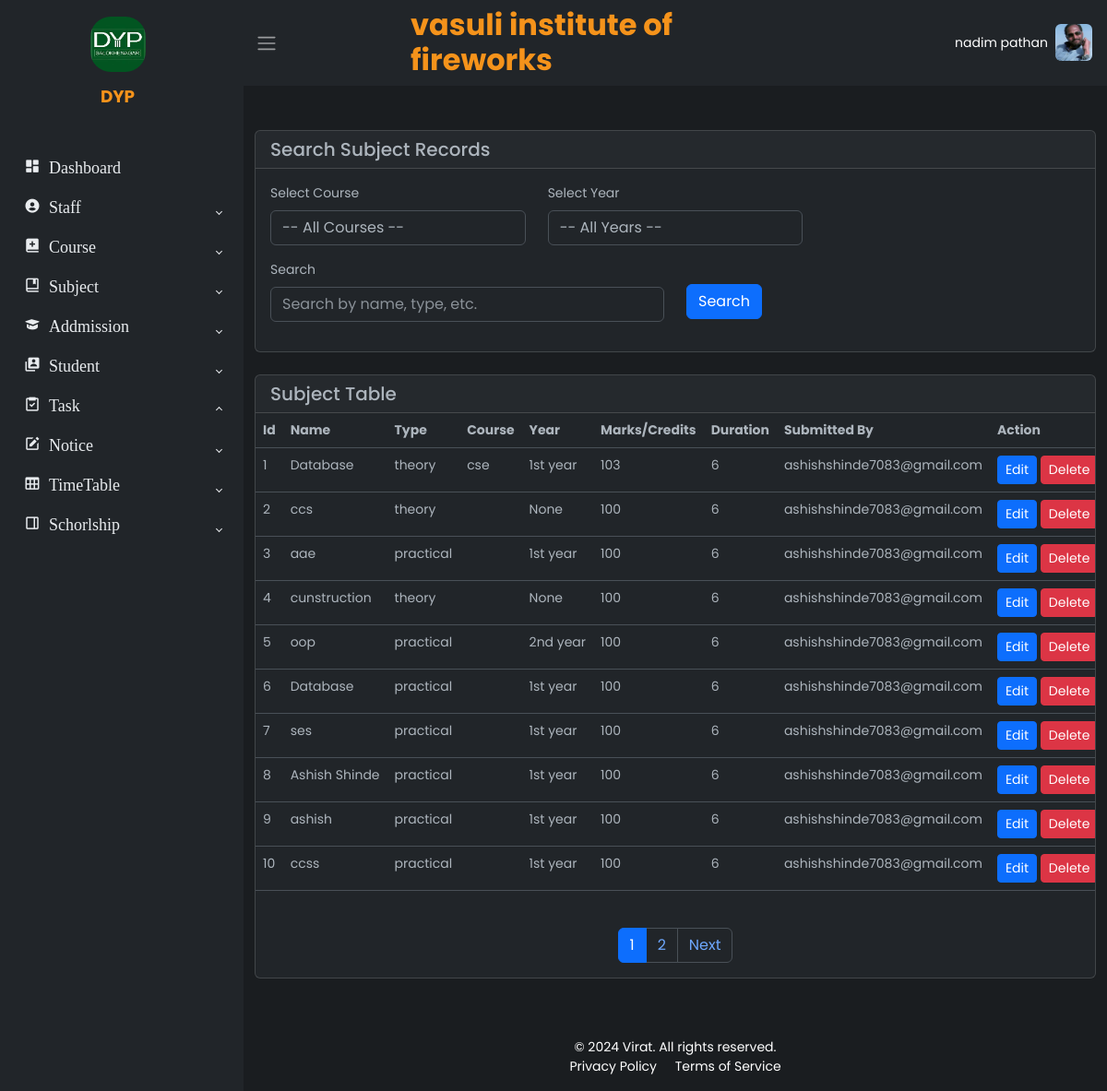
Page /subjects/ (signed in) on the committed database.
### apps/accounts/models.py (models this page shows, shortened)
class CustomUser(AbstractBaseUser, PermissionsMixin):
    Role_choices= (
        ('admin', 'Admin'),
        ('principal', 'Principal'),
        ('vice_principal', 'Vice_Principal'),
        ('hod', 'Hod'),
        ('teacher', 'Teacher'),
        ('accountant', 'Accountant'),
        ('clark', 'Clark'),
        ('examinetor', 'Examinetor'),
        ('librarian', 'Librarian'),
        ('lab_assistant', 'Lab_Assistant'),
        ('student', 'student'),
    )
    first_name = models.CharField(max_length=30)
    last_name = models.CharField(max_length=30)
    username = models.CharField(max_length=50, unique=True)
    mobile = models.TextField(max_length=10, unique=True)
    email = models.TextField(unique=True)
    address = models.TextField(max_length=100)
    role = models.CharField(max_length=30, choices=Role_choices)
    is_active = models.BooleanField(default=True)
    is_staff = models.BooleanField(default=True)  # Typically False for non-superusers
    profile_image = models.ImageField(upload_to='profile_images/', null=True, blank=True)
    inst_id = models.ForeignKey(InstituteMaster,on_delete=models.CASCADE, blank=True, null=True,)
    objects = CustomUserManager()
    USERNAME_FIELD = 'username'
    REQUIRED_FIELDS = ['email', 'mobile']

### apps/institute/models.py (models this page shows, shortened)
class InstituteMaster(models.Model):
    id = models.AutoField(primary_key=True)
    name = models.CharField(max_length=255)
    address = models.TextField()
    village = models.CharField(max_length=100)
    city = models.CharField(max_length=100)
    state = models.CharField(max_length=100)
    district = models.CharField(max_length=100)
    pincode = models.CharField(max_length=10)
    number = models.CharField(max_length=15)
    email = models.EmailField()
    type = models.CharField(max_length=50)
    status = models.CharField(max_length=20, default='active')  # Set default value
    logo = models.ImageField(upload_to='logos/')
    tagline = models.CharField(max_length=255)
    affiliation = models.CharField(max_length=255)

### apps/subject/models.py (models this page shows)
class SubjectMaster(models.Model):
    id = models.AutoField(primary_key=True)
    name = models.CharField(max_length=255)
    type = models.CharField(max_length=20, choices=[('theory', 'Theory'), ('practical', 'Practical'),('both', 'Both')])
    course_id = models.ForeignKey(CourseMaster, on_delete=models.CASCADE,null=True,blank=True)
    marks_credits = models.IntegerField()
    duration = models.CharField(max_length=50)
    pattern = models.CharField(max_length=50)
    year = models.CharField(max_length=50,null=True,blank=True)
    semester = models.CharField(max_length=50,null=True,blank=True)
    submitted_by = models.ForeignKey(settings.AUTH_USER_MODEL, on_delete=models.SET_NULL, null=True)  # Use AUTH_USER_MODEL

### apps/course/models.py (models this page shows, shortened)
class CourseMaster(models.Model):
    id = models.AutoField(primary_key=True)
    status_choices= (
        ('Active', 'Active'),
        ('Inactive', 'Inactive'),
    )
    name = models.CharField(max_length=255)
    institute_id = models.ForeignKey(InstituteMaster, on_delete=models.CASCADE)
    start_date = models.DateField()
    status = models.CharField(max_length=20, default='active')
    intake_capacity = models.IntegerField()
    durstion = models.CharField(max_length=20, null=True, blank=True)
    submitted_by = models.ForeignKey(settings.AUTH_USER_MODEL, on_delete=models.SET_NULL, null=True)  # Use AUTH_USER_MODEL

### apps/subject/views.py (the view, shortened to what this page needs)
# urls.py: path('', views.subject_list, name='subject_list'),
def subject_list(request):
    course_id = request.GET.get('course_id', '')
    search_query = request.GET.get('search', '')
    selected_year = request.GET.get('year', '')  # Get the selected year from the query params
    subjects = SubjectMaster.objects.all()
    if course_id:
        subjects = subjects.filter(course_id=course_id)
    if selected_year:  # Add filtering by year if a year is selected
        subjects = subjects.filter(year=selected_year)
    paginator = Paginator(subjects, 10)
    page_number = request.GET.get('page')
    subjects = paginator.get_page(page_number)
    courses = CourseMaster.objects.all()
    years = SubjectMaster.objects.values_list('year', flat=True).distinct()  # Get distinct years
    return render(request, 'subject/subject-list.html', {
        'subjects': subjects,
        'courses': courses,  # Pass courses to the template for the dropdown
        'years': years,  # Pass distinct years to the template for the dropdown
        'selected_course': course_id,  # Pass selected course to keep the filter
        'search_query': search_query,  # Pass search query to keep the search input
        'selected_year': selected_year  # Pass selected year to keep the filter
    })

### templates/subject/subject-list.html (shortened to what this page needs)
{% extends "base.html" %}
{% block content %}
<div class="container-fluid py-5">
    <div class="card mb-4">
        <h5 class="card-header">Search Subject Records</h5>
        <div class="card-body">
            <form method="GET" class="row align-items-center">
                <div class="col-md-4 mb-3">
                    <label for="courseFilter" class="form-label">Select Course</label>
                    <select name="course_id" id="courseFilter" class="form-control">
                        <option value="">-- All Courses --</option>
                    </select>
                </div>
                <div class="col-md-4 mb-3">
                    <label for="yearFilter" class="form-label">Select Year</label>
                    <select name="year" id="yearFilter" class="form-control">
                        <option value="">-- All Years --</option>
                    </select>
                </div>
                <div class="col-md-6 mb-3">
                    <label for="search" class="form-label">Search</label>
                    <input type="text" name="search" id="search" class="form-control" placeholder="Search by name, type, etc." value="{{ search_query }}">
                </div>
                <div class="col-md-2 mb-3">
                  <div class="w-100 mt-4">
                    <button type="submit" class="btn btn-primary ">Search</button>
                  </div>
                  </div>
            </form>
        </div>
    </div>
    <div class="card">
        <h5 class="card-header">Subject Table</h5>
        <div class="table-responsive text-nowrap">
            <table class="table">
                <thead>
                    <tr>
                        <th>Id</th>
                        <th>Name</th>
                        <th>Type</th>
                        <th>Course</th>
                        <th>Year</th>
                        <th>Marks/Credits</th>
                        <th>Duration</th>
                        <th>Submitted By</th>
                        <th>Action</th>
                    </tr>
                </thead>
                <tbody>
                    {% for subject in subjects %}
                        <tr>
                            <td>{{ subject.id }}</td>
                            <td>{{ subject.name }}</td>
                            <td>{{ subject.type }}</td>
                            <td>{{ subject.course_id.name }}</td>
                            <td>{{ subject.year }}</td>
                            <td>{{ subject.marks_credits }}</td>
                            <td>{{ subject.duration }}</td>
                            <td>{{ subject.submitted_by.username }}</td>
                            <td>
                                <a href="{% url 'subject_update' pk=subject.pk %}" class="btn btn-sm btn-primary">Edit</a>
                                <a href="#" class="btn btn-sm btn-danger">Delete</a>
                            </td>
                        </tr>
                    {% endfor %}
                </tbody>
            </table>
        </div>
        <nav aria-label="Page navigation" class="mt-4">
            <ul class="pagination justify-content-center">
                {% for num in subjects.paginator.page_range %}
                    <li class="page-item {% if subjects.number == num %}active{% endif %}">
                        <a class="page-link" href="?course_id={{ selected_course }}&search={{ search_query }}&page={{ num }}">{{ num }}</a>
                    </li>
                {% endfor %}
                {% if subjects.has_next %}
                    <li class="page-item">
                        <a class="page-link" href="?course_id={{ selected_course }}&search={{ search_query }}&page={{ subjects.next_page_number }}">Next</a>
                    </li>
                {% endif %}
            </ul>
        </nav>
    </div>
</div>
{% endblock content %}

### templates/base.html (shortened to what this page needs)
<!DOCTYPE html>
<html lang="en" data-bs-theme="dark">
<head>
    <link rel="stylesheet" href="https://cdn.jsdelivr.net/npm/bootstrap@5.3.0-alpha2/dist/css/bootstrap.min.css">
    <link rel="stylesheet" href="https://cdn.jsdelivr.net/npm/bootstrap-icons@1.10.0/font/bootstrap-icons.css">
    <link href="https://unpkg.com/boxicons/css/boxicons.min.css" rel="stylesheet">
    <link rel="stylesheet" href="/static/css/style.css">
</head>
<body>
    <div class="wrapper">
        <aside id="sidebar" class="ap-sidebar">
            <div class="h-100">
                <div class="sidebar-logo d-flex flex-column align-items-center mb-4">
                    <a href="#" class="d-flex flex-column align-items-center text-white text-decoration-none">
                        <img src="{{ request.user.inst_id.logo.url }}" alt="Institute Logo" class="img-fluid mb-2" style="width: 60px; height: auto; border-radius: 22px;">
                    <span class="h8 mb-0" style="text-align: center; margin-left: -9px; margin-top: 5px; color:#f5931b;font-weight: bold;">
                        {{ request.user.inst_id.tagline }}
                    </span>
                    </a>
                </div>
                <ul class="sidebar-nave">
                    <li class="sidebar-item">
                        <a href="{%url 'dashboard'%}" class="sidebar-link">
                            <i class='bx bxs-dashboard' style="font-size: 18px;"> Dashboard </i>
                        </a>
                    </li>
                    <li class="sidebar-item">
                        <a href="#" class="sidebar-link collapsed" data-bs-toggle="collapse" data-bs-target="#coursesDropdown" aria-expanded="false">
                            <i class='bx bxs-user-circle' style="font-size: 18px;"> Staff </i>
                        </a>
                    </li>
                    <li class="sidebar-item">
                        <a href="#" class="sidebar-link collapsed" data-bs-toggle="collapse" data-bs-target="#facultyDropdown" aria-expanded="false">
                            <i class='bx bxs-book-add' style="font-size: 18px;"> Course </i>
                        </a>
                    </li>
                    <li class="sidebar-item">
                        <a href="#" class="sidebar-link collapsed" data-bs-toggle="collapse" data-bs-target="#adminDropdown" aria-expanded="false">
                            <i class='bx bx-book-bookmark' style="font-size: 18px;"> Subject </i>
                        </a>
                    </li>
                    <li class="sidebar-item">
                        <a href="#" class="sidebar-link collapsed" data-bs-toggle="collapse" data-bs-target="#admissionDropdown" aria-expanded="false">
                            <i class='bx bxs-graduation' style="font-size: 18px;"> Addmission </i>
                        </a>
                    </li>
                    <li class="sidebar-item">
                        <a href="#" class="sidebar-link collapsed" data-bs-toggle="collapse" data-bs-target="#studentDropdown" aria-expanded="false">
                            <i class='bx bxs-user-account' style="font-size: 18px;"> Student </i>
                        </a>
                    </li>
                        {% if request.user.role != 'student'%}
                    <li class="sidebar-item">
                        <a href="#" class="sidebar-link" onclick="handleTaskClick(event)" data-bs-toggle="collapse" data-bs-target="#taskDropdown" aria-expanded="false">
                            <i class='bx bx-task' style="font-size: 18px;"> Task </i>
                        </a>
                    </li>
                    {% endif %}
                {% if request.user.role != 'student'%}
                  <li class="sidebar-item">
                    <a href="#" class="sidebar-link collapsed" data-bs-toggle="collapse" data-bs-target="#noticeDropdown" aria-expanded="false">
                        <i class='bx bxs-edit' style="font-size: 18px;"> Notice </i>
                    </a>
                </li>
                {% endif %}
                <li class="sidebar-item">
                    <a href="#" class="sidebar-link collapsed" data-bs-toggle="collapse" data-bs-target="#timetableDropdown" aria-expanded="false">
                        <i class='bx bx-table' style="font-size: 18px;"> TimeTable </i>
                    </a>
                </li>
            <li class="sidebar-item">
                <a href="#" class="sidebar-link collapsed" data-bs-toggle="collapse" data-bs-target="#scholarshipDropdown" aria-expanded="false">
                    <i class='bx bx-dock-right' style="font-size: 18px;"> Schorlship </i>
                </a>
            </li>
                </ul>
            </div>
        </aside>
        <div class="main">
            <nav class="navbar navbar-expand " style="background-color: var(--bs-dark)">
                <button class="btn" id="sidebar-toggle" type="button">
                    <span class="navbar-toggler-icon"></span>
                </button>
                <div class="navbar-collapse d-flex justify-content-center">
                    <form class="d-flex mx-auto" style="width: 50%;">
                        <div class="input-group w-100 d-flex justify-content-center" style="color: black;">
                            <span class="h2 mb-0" style="color:#f5931b;font-weight: bold;">
                                {{ request.user.inst_id.name }}
                             </span>
                        </div>
                    </form>
                    <ul class="navbar-nav ms-3 mx-3">
                        <li class="nav-item dropdown d-flex align-items-center">
                            <a href="#" data-bs-toggle="dropdown" class="nav-icon d-flex align-items-center flex-row-reverse pe-md-0">
                               <img src="{{ request.user.profile_image.url }}" class="avatar img-fluid rounded ms-2" alt="">
                                <span class="text-white">{{request.user.first_name}}</span>
                            </a>
                        </li>
                    </ul>
                </div>
            </nav>
            {%block content%}
            {%endblock content%}
<footer class="text-white py-3">
    <div class="container-fluid">
        <div class="row justify-content-center text-center">
            <div class="col-md-12">
                <p class="mb-0">&copy; 2024 Virat. All rights reserved.</p>
                <a href="#" class="text-white text-decoration-none me-3">Privacy Policy</a>
                <a href="#" class="text-white text-decoration-none">Terms of Service</a>
            </div>
        </div>
    </div>
</footer>
        </div>
    </div>
</body>
</html>

### rows in the picture
CustomUser: user.inst_id.logo (picture), user.inst_id.tagline "DYP", user.inst_id.name "vasuli institute of fireworks", user.profile_image (picture), user.first_name "nadim pathan"
SubjectMaster: id "1", name "Database", type "theory", course_id.name "cse", year "1st year", marks_credits "103", duration "6", submitted_by.username "ashishshinde7083@gmail.com"
SubjectMaster: id "2", name "ccs", type "theory", year "None", marks_credits "100", duration "6", submitted_by.username "ashishshinde7083@gmail.com"
SubjectMaster: id "3", name "aae", type "practical", year "1st year", marks_credits "100", duration "6", submitted_by.username "ashishshinde7083@gmail.com"
SubjectMaster: id "4", name "cunstruction", type "theory", year "None", marks_credits "100", duration "6", submitted_by.username "ashishshinde7083@gmail.com"
SubjectMaster: id "5", name "oop", type "practical", year "2nd year", marks_credits "100", duration "6", submitted_by.username "ashishshinde7083@gmail.com"
SubjectMaster: id "6", name "Database", type "practical", year "1st year", marks_credits "100", duration "6", submitted_by.username "ashishshinde7083@gmail.com"
SubjectMaster: id "7", name "ses", type "practical", year "1st year", marks_credits "100", duration "6", submitted_by.username "ashishshinde7083@gmail.com"
SubjectMaster: id "8", name "Ashish Shinde", type "practical", year "1st year", marks_credits "100", duration "6", submitted_by.username "ashishshinde7083@gmail.com"
SubjectMaster: id "9", name "ashish", type "practical", year "1st year", marks_credits "100", duration "6", submitted_by.username "ashishshinde7083@gmail.com"
SubjectMaster: id "10", name "ccss", type "practical", year "1st year", marks_credits "100", duration "6", submitted_by.username "ashishshinde7083@gmail.com"

### other values in the picture
{{ num }} "1" "2"
